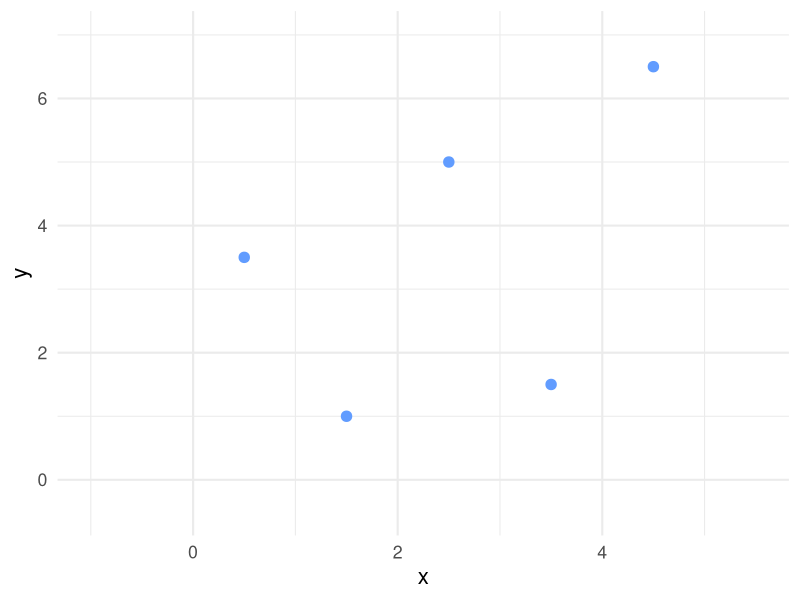
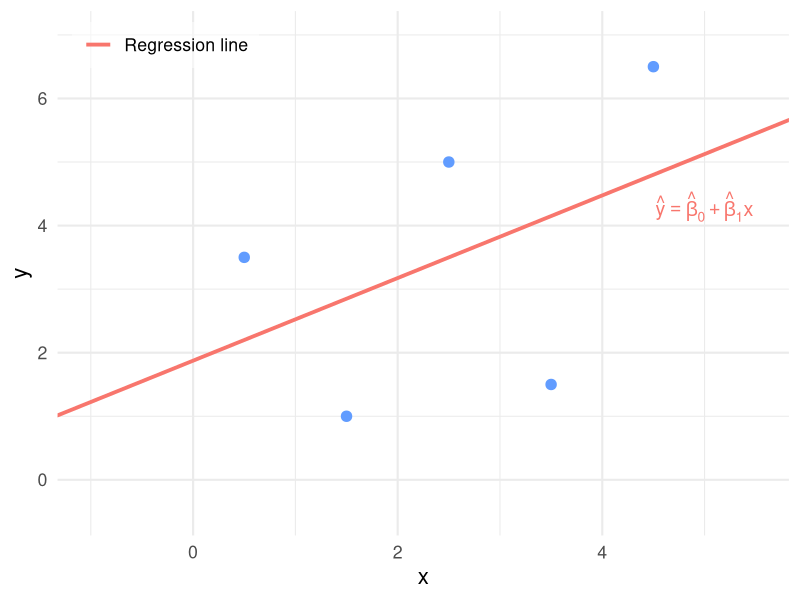
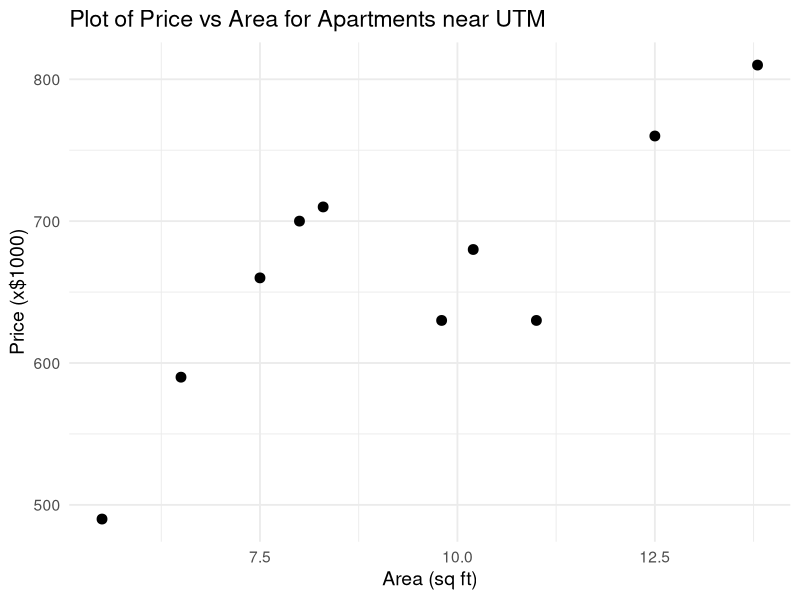
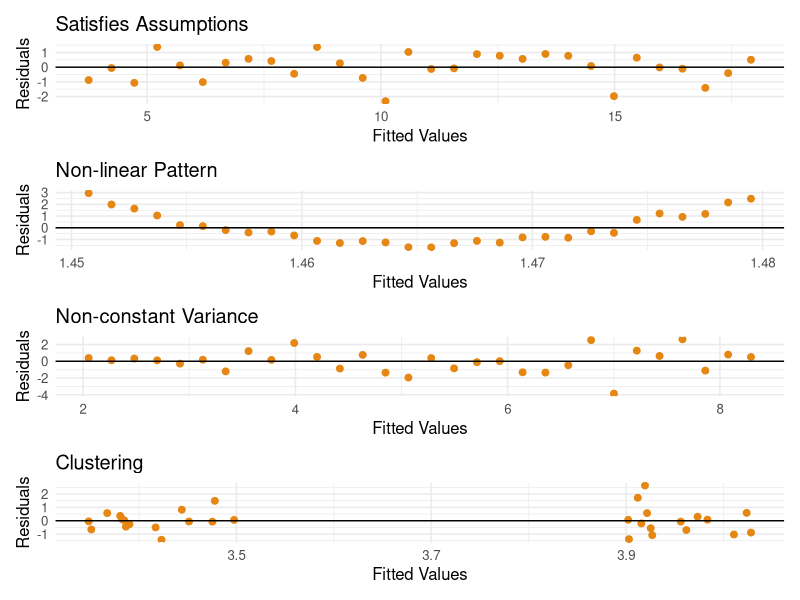
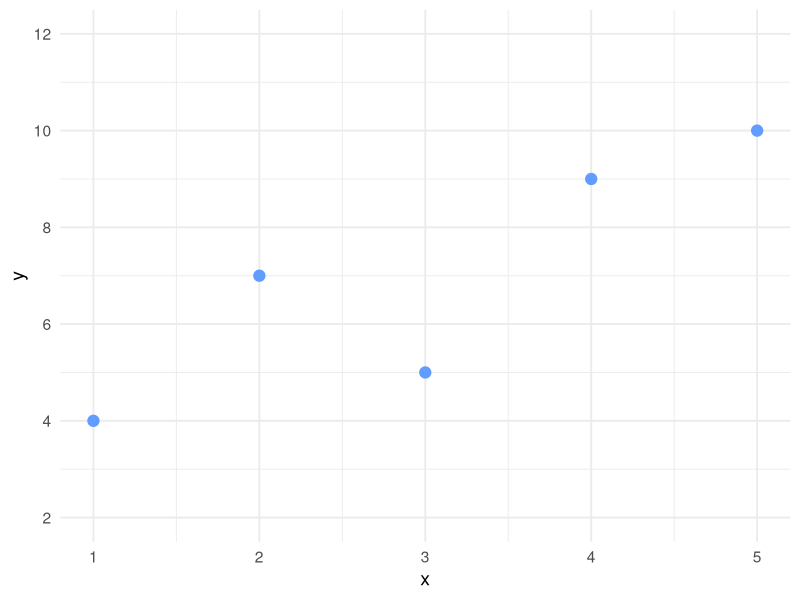
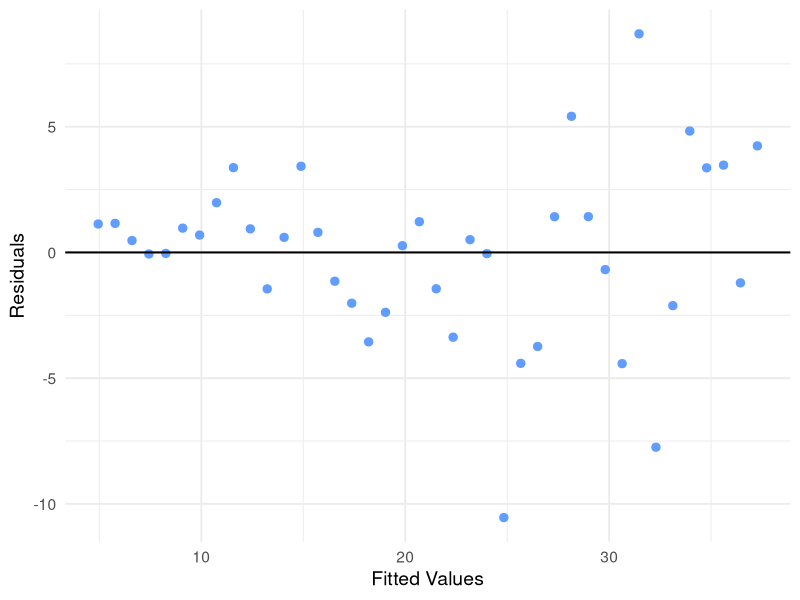
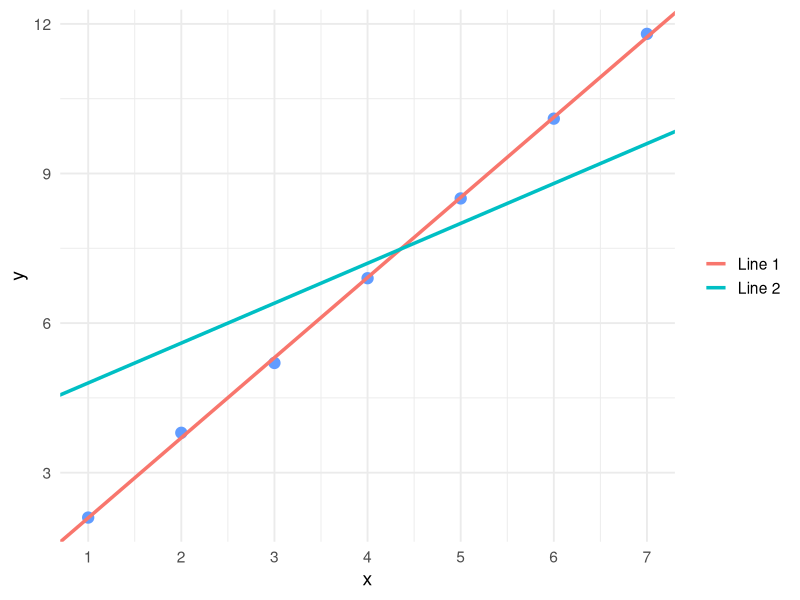
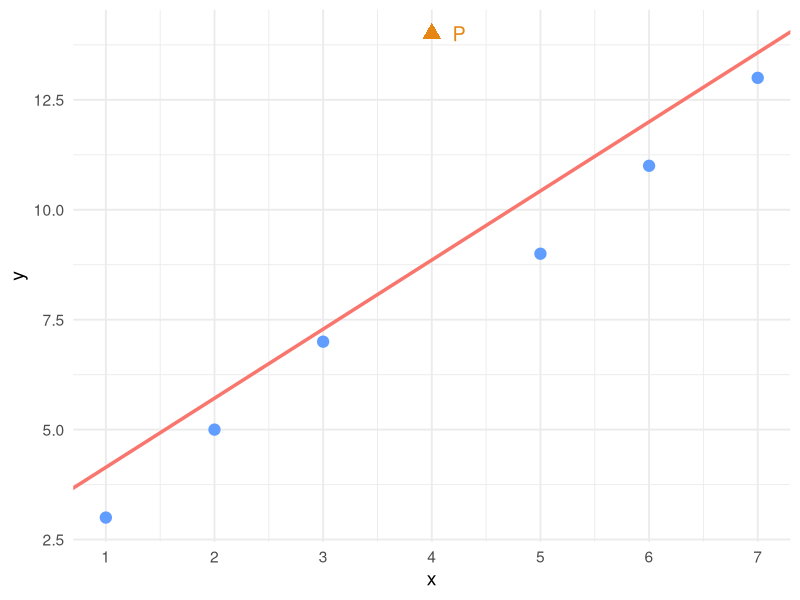

Write the R code that produced these figures, in order.
## ---- chunk 1
library(ggplot2)

# --- Same 5 points as before ---
df <- data.frame(
  x = c(0.5, 1.5, 2.5, 3.5, 4.5),
  y = c(3.5, 1.0, 5.0, 1.5, 6.5)
)

# Points-only plot: no line, no legend
p_points <- ggplot(df, aes(x, y)) +
  geom_point(size = 3.2, color = "#619CFF") +
  coord_cartesian(xlim = c(-1.0, 5.5), ylim = c(-0.5, 7)) +
  labs(x = "x", y = "y") +
  theme_minimal(base_size = 16) +
  theme(legend.position = "none")

print(p_points)

## ---- chunk 2
library(ggplot2)

# --- Reduced to 5 points with reasonably large residuals ---
df <- data.frame(
  x = c(0.5, 1.5, 2.5, 3.5, 4.5),
  y = c(3.5, 1.0, 5.0, 1.5, 6.5)
)

# Fit linear model
model <- lm(y ~ x, data = df)
b0    <- coef(model)[1]
b1    <- coef(model)[2]

# Predicted values
df$yhat <- fitted(model)

# Sample mean of y
ybar  <- mean(df$y)

# --- Bracket placement: put brackets on the LEFT for points ABOVE the line ---
cap    <- 0.10   # horizontal cap length
offset <- 0.20   # horizontal offset from the residual line

# sgn = -1 for positive residuals (y > yhat) -> bracket to the LEFT
# sgn = +1 for negative residuals (y < yhat) -> bracket to the RIGHT
sgn <- ifelse(df$y > df$yhat, -1, 1)

br <- transform(
  df,
  i      = seq_len(nrow(df)),
  x0     = x + sgn * offset,                # x-location of bracket's vertical bar
  y0     = pmin(y, yhat),                   # bottom of bracket
  y1     = pmax(y, yhat),                   # top of bracket
  ymid   = (pmin(y, yhat) + pmax(y, yhat)) / 2,
  xlab   = x + sgn * (offset + 0.14),       # label position a bit further from bracket
  # Labels as e_i = y_i - \hat{y}_i
  lab    = paste0("e[", seq_len(nrow(df)), "] == y[", seq_len(nrow(df)), "] - hat(y)[", seq_len(nrow(df)), "]")
)

# Create the plot with ONLY the regression line and points (brackets, residual lines, and e_i legend removed)
p_sse <- ggplot(df, aes(x, y)) +
  # Observed points
  geom_point(size = 3.2, color = "#619CFF") +
  # Regression line
  geom_abline(aes(intercept = b0, slope = b1, color = "Regression line"),
              size = 1.3, key_glyph = draw_key_path) +
  # Annotate regression equation
  annotate("text", x = 5.0, y = 4.3,
           label = "hat(y) == hat(beta)[0] + hat(beta)[1]*x",
           parse = TRUE, color = "#F8766D", size = 5) +
  # SINGLE coord_cartesian call: set BOTH x and y limits here
  coord_cartesian(xlim = c(-1.0, 5.5), ylim = c(-0.5, 7)) +
  labs(x = "x", y = "y") +
  # Legend: only the regression line remains
  scale_color_manual(
    name   = NULL,
    values = c("Regression line" = "#F8766D"),
    breaks = c("Regression line"),
    labels = c("Regression line")
  ) +
  theme_minimal(base_size = 16) +
  theme(
    legend.position      = c(0.02, 0.98),
    legend.justification = c(0, 1),
    legend.background    = element_rect(fill = alpha("white", 0.5), color = NA),
    legend.key.width     = unit(1.5, "lines")
  )

# Display the plot
print(p_sse)
## ---- chunk 3
knitr::include_app("https://nishan-mudalige.shinyapps.io/Correlation_Shiny_App/", height = "860")
## ---- chunk 4
knitr::include_app("https://nishan-mudalige.shinyapps.io/Regression_Decomposition_of_Variation/", height = "725")
## ---- chunk 5
library(ggplot2)

# Data
area <- c(5.5, 6.5, 7.5, 8.0, 8.3, 9.8, 11.0, 12.5, 13.8, 10.2)
price <- c(490, 590, 660, 700, 710, 630, 630, 760, 810, 680)
df <- data.frame(area, price)

# Plot
ggplot(df, aes(x = area, y = price)) +
  geom_point(size = 3, color = "#000000") +
  labs(
    x = "Area (sq ft)",
    y = "Price (x$1000)",
    title = "Plot of Price vs Area for Apartments near UTM"
  ) +
  theme_minimal(base_size = 14)

## ---- chunk 6
# Load libraries
library(ggplot2)
library(patchwork)

# Common theme for all plots
theme_clean <- theme_minimal(base_size = 12)

# 1. Satisfies Assumptions
set.seed(1)
x1 <- 1:30
y1 <- 3 + 0.5 * x1 + rnorm(30, 0, 1)
model1 <- lm(y1 ~ x1)
df1 <- data.frame(Fitted = fitted(model1), Residuals = resid(model1))

p1 <- ggplot(df1, aes(Fitted, Residuals)) +
  geom_point(color = "#E68613", size = 2) +
  geom_hline(yintercept = 0, color = "#000000") +
  labs(
    title = "Satisfies Assumptions",
    x     = "Fitted Values",
    y     = "Residuals"
  ) +
  theme_clean

# 2. Non-linear Pattern
x2 <- seq(-2, 2, length.out = 30)
y2 <- x2^2 + rnorm(30, 0, 0.3)
model2 <- lm(y2 ~ x2)
df2 <- data.frame(Fitted = fitted(model2), Residuals = resid(model2))

p2 <- ggplot(df2, aes(Fitted, Residuals)) +
  geom_point(color = "#E68613", size = 2) +
  geom_hline(yintercept = 0, color = "#000000") +
  labs(
    title = "Non-linear Pattern",
    x     = "Fitted Values",
    y     = "Residuals"
  ) +
  theme_clean

# 3. Non-constant Variance
x3 <- 1:30
y3 <- 2 + 0.2 * x3 + rnorm(30, 0, sd = x3 / 10)
model3 <- lm(y3 ~ x3)
df3 <- data.frame(Fitted = fitted(model3), Residuals = resid(model3))

p3 <- ggplot(df3, aes(Fitted, Residuals)) +
  geom_point(color = "#E68613", size = 2) +
  geom_hline(yintercept = 0, color = "#000000") +
  labs(
    title = "Non-constant Variance",
    x     = "Fitted Values",
    y     = "Residuals"
  ) +
  theme_clean

# 4. Clustering
x4 <- c(rnorm(15, 3, 0.2), rnorm(15, 5, 0.2))
y4 <- 2 + 0.5 * x4 + rnorm(30, 0, 1)
model4 <- lm(y4 ~ x4)
df4 <- data.frame(Fitted = fitted(model4), Residuals = resid(model4))

p4 <- ggplot(df4, aes(Fitted, Residuals)) +
  geom_point(color = "#E68613", size = 2) +
  geom_hline(yintercept = 0, color = "#000000") +
  labs(
    title = "Clustering",
    x     = "Fitted Values",
    y     = "Residuals"
  ) +
  theme_clean

# Stack all four plots vertically
final_plot <- p1 / p2 / p3 / p4 +
  plot_layout(ncol = 1)  # one column

# Render the combined plot
print(final_plot)
## ---- chunk 7
library(ggplot2)
df22 <- data.frame(x = c(1, 2, 3, 4, 5),
                   y = c(4, 7, 5, 9, 10))
ggplot(df22, aes(x, y)) +
  geom_point(size = 3.5, color = "#619CFF") +
  scale_x_continuous(breaks = 1:5) +
  scale_y_continuous(breaks = seq(2, 12, 2), limits = c(2, 12)) +
  labs(x = "x", y = "y") +
  theme_minimal(base_size = 14)
## ---- chunk 8
library(ggplot2)
set.seed(27)
x27 <- seq(1, 40, length.out = 40)
y27 <- 5 + 0.8 * x27 + rnorm(40, 0, sd = x27 / 7)
m27 <- lm(y27 ~ x27)
df27 <- data.frame(Fitted = fitted(m27), Residuals = resid(m27))
ggplot(df27, aes(Fitted, Residuals)) +
  geom_point(color = "#619CFF", size = 2.5) +
  geom_hline(yintercept = 0, color = "#000000", linewidth = 0.7) +
  labs(x = "Fitted Values", y = "Residuals") +
  theme_minimal(base_size = 14)
## ---- chunk 9
library(ggplot2)
df30 <- data.frame(x = 1:7,
                   y = c(2.1, 3.8, 5.2, 6.9, 8.5, 10.1, 11.8))
ggplot(df30, aes(x, y)) +
  geom_point(size = 3.5, color = "#619CFF") +
  geom_abline(aes(intercept = 0.486, slope = 1.607, color = "Line 1"),
              linewidth = 1.2, key_glyph = draw_key_path) +
  geom_abline(aes(intercept = 4.0, slope = 0.8, color = "Line 2"),
              linewidth = 1.2, key_glyph = draw_key_path) +
  scale_color_manual(name = NULL,
                     values = c("Line 1" = "#F8766D", "Line 2" = "#00BFC4")) +
  scale_x_continuous(breaks = 1:7) +
  labs(x = "x", y = "y") +
  theme_minimal(base_size = 14) +
  theme(legend.position = "right")
## ---- chunk 10
library(ggplot2)
df34 <- data.frame(
  x = c(1, 2, 3, 4, 5, 6, 7),
  y = c(3.0, 5.0, 7.0, 14.0, 9.0, 11.0, 13.0)
)
m34 <- lm(y ~ x, data = df34)
b0_34 <- coef(m34)[1]
b1_34 <- coef(m34)[2]

df34$isP <- df34$x == 4

ggplot(df34, aes(x, y)) +
  geom_abline(intercept = b0_34, slope = b1_34,
              color = "#F8766D", linewidth = 1.2) +
  geom_point(data = subset(df34, !isP), size = 3.5, color = "#619CFF") +
  geom_point(data = subset(df34, isP),  size = 4.5, color = "#E68613", shape = 17) +
  annotate("text", x = 4.25, y = 14.0, label = "P", size = 5, color = "#E68613") +
  scale_x_continuous(breaks = 1:7) +
  labs(x = "x", y = "y") +
  theme_minimal(base_size = 14)
## ---- chunk 11
library(ggplot2)
set.seed(37)
x37 <- c(15, 18, 20, 22, 25, 27, 30, 32, 35)
y37 <- -80 + 12 * x37 + rnorm(9, 0, 15)
m37 <- lm(y37 ~ x37)
b0_37 <- coef(m37)[1]
b1_37 <- coef(m37)[2]

pred_A <- b0_37 + b1_37 * 25   # inside range
pred_B <- b0_37 + b1_37 * 45   # outside range

df37 <- data.frame(x = x37, y = y37)

ggplot(df37, aes(x, y)) +
  geom_rect(aes(xmin = 15, xmax = 35, ymin = -Inf, ymax = Inf),
            fill = "#619CFF", alpha = 0.06, inherit.aes = FALSE) +
  geom_vline(xintercept = c(15, 35), linetype = "dashed", color = "#555555", linewidth = 0.7) +
  geom_abline(intercept = b0_37, slope = b1_37,
              color = "#F8766D", linewidth = 1.2) +
  geom_point(size = 3.2, color = "#619CFF") +
  annotate("point", x = 25, y = pred_A, shape = 17, size = 4.5, color = "#E68613") +
  annotate("text",  x = 25, y = pred_A + 18, label = "A", size = 5, color = "#E68613") +
  annotate("point", x = 45, y = pred_B, shape = 17, size = 4.5, color = "#00BFC4") +
  annotate("text",  x = 45, y = pred_B + 18, label = "B", size = 5, color = "#00BFC4") +
  scale_x_continuous(breaks = seq(10, 50, 5), limits = c(10, 52)) +
  labs(x = "Daily High Temperature (°C)", y = "Pool Visitors") +
  theme_minimal(base_size = 14)
